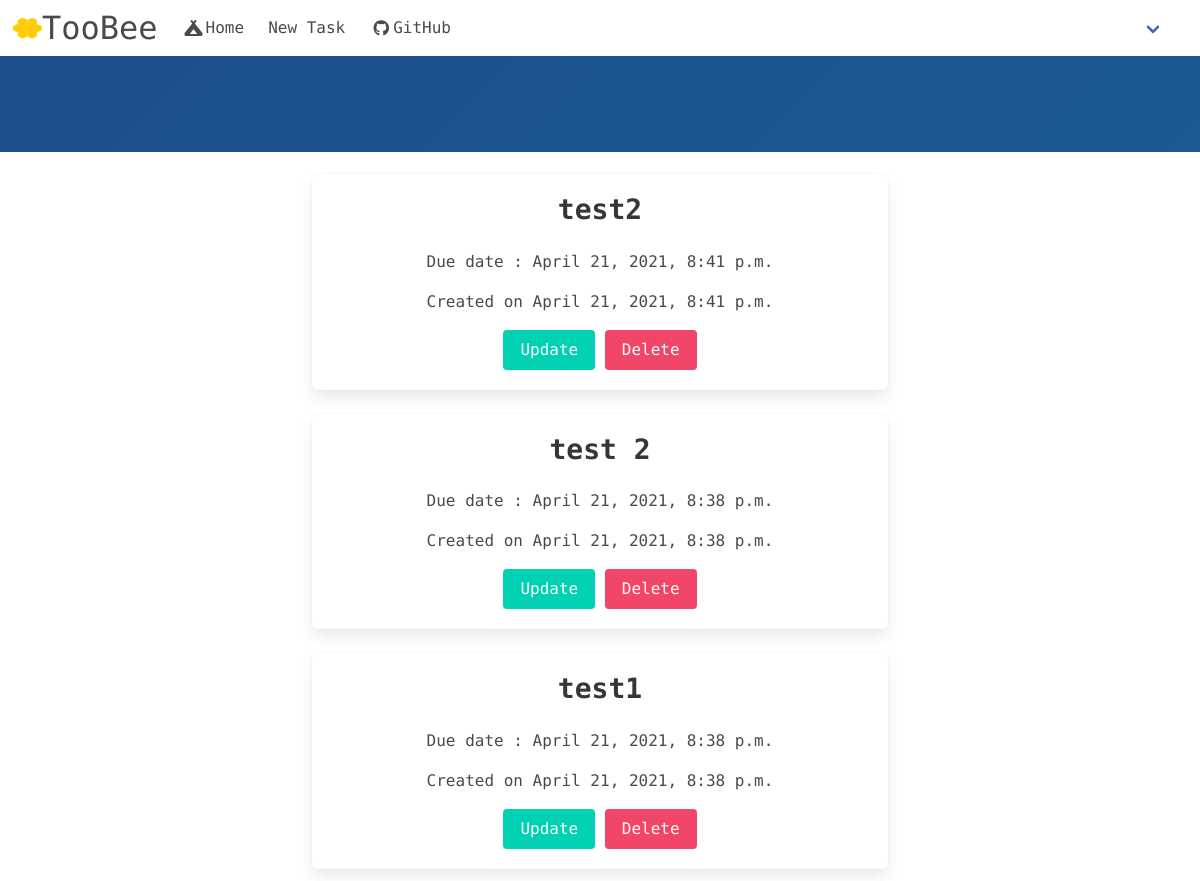
The app's page /index/, older data.
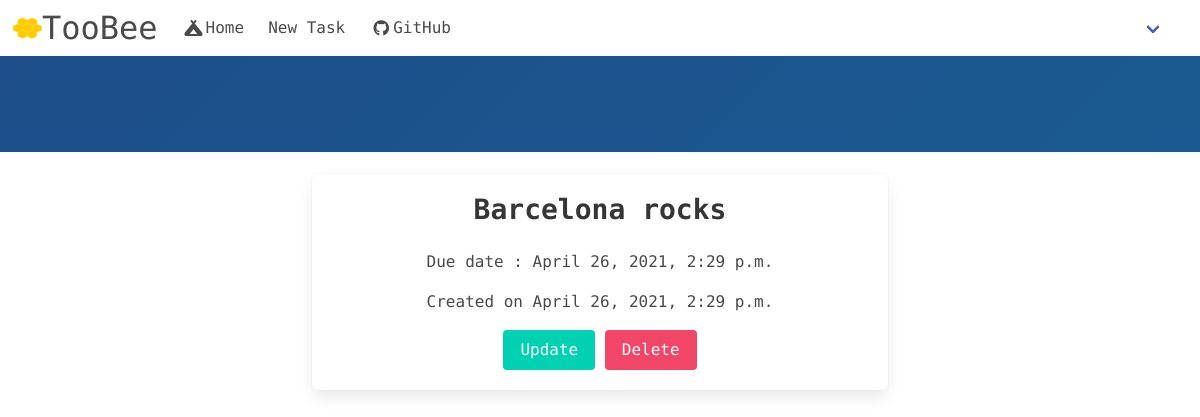
The same page, newer data.
### basic_app/models.py (models this page shows, shortened)
class Task(models.Model):
    name = models.CharField(max_length=150,blank=False)
    due_date = models.DateTimeField(default=timezone.now)
    created_date = models.DateTimeField(default=timezone.now)

### basic_app/views.py (the view)
# urls.py: path('',views.TaskListView.as_view(),name='home'),
class TaskListView(ListView):
    model = Task
    template_name = "home.html"
    def get_queryset(self):
        return Task.objects.filter(created_date__lte=timezone.now()).order_by("-due_date")

### basic_app/templates/home.html
{% extends 'base.html' %}
{% block body_block %}
<section class="hero main-hero">
<div class="hero-body">
</div>
</section>
<div class="main-container">
    <section>
        <div class="content main-content">
            {% block content_block %}
            {% for task in task_list %}
                <div class="column is-half is-offset-one-quarter">
                    <div class="box">
                        <div class="block">
                            <h2 class='subtitle'>{{task.name}}</h2>
                            <p class="due_date">Due date : {{task.due_date}}</p>
                            <p class ='created_date'>Created on {{task.created_date}}</p>
                            <div class="field">
                                <a class= 'button is-primary' href = "{% url 'basic_app:update' pk=task.pk %}">Update</a>
                                <a class= 'button is-danger' href = "{% url 'basic_app:delete' pk=task.pk %}">Delete</a>
                            </div>
                        </div>
                    </div>
                </div>
            {% endfor %}
            {% endblock content_block %}
        </div>
    </section>
</div>
{% endblock body_block %}

### basic_app/templates/base.html (shortened to what this page needs)
<!DOCTYPE html>
{% load static %}
<html lang="en">
<head>
    <link rel="stylesheet" href="https://cdn.jsdelivr.net/npm/bulma@0.9.2/css/bulma.min.css">
    <link rel="stylesheet" href="{% static 'css/main.css' %}">
</head>
<body>
    <nav class="navbar main" role="navigation" aria-label="main navigation">
    <div class="navbar-brand">
        <a class="navbar-item" >
            <img id='logo' src="{% static 'toobee/toobee.png' %}" width="30" height="100%">
            <p class="subtitle is-3">TooBee</p>
        </a>
    </div>
    <div id="navbarBasicExample" class="navbar-menu">
        <div class="navbar-start">
            <a class="navbar-item" href="{% url 'basic_app:home' %}">
                <span class="icon"><i class="fas fa-campground"></i></span>
                <span>Home</span>
            </a>
            <a class="navbar-item" href="{% url 'basic_app:create' %}">
                New Task
            </a>
            <a class="navbar-item" href="https://github.com/Zeble1603/to_doapp">
                <span class="icon">
                    <i class="fab fa-github"></i>
                </span>
                <span>GitHub</span>
            </a>
        </div>
        <div class="navbar-end">
            <div class="navbar-item has-dropdown is-hoverable">
                <a class="navbar-link">
                </a>
            </div>
            <div class="navbar-item">
            </div>
        </div>
    </div>
</nav>
{% block body_block %}
{% endblock body_block %}
</body>
</html>

### basic_app/static/css/main.css (style rules this page uses)
body { font-family: 'Source Code Pro', monospace; text-align: center; border: 0px; }
.hero.login-background,.hero.main-hero { background: linear-gradient(-45deg,#3fc1c0,#20bac5,#00b2ca,#04a6c2,#0899ba,#0f80aa,#16679a,#1a5b92,#1c558e,#1d4e89); background-size: 500% 500%; animation: gradientBG 15s ease infinite; }
.block { text-align: center; }
.hero.main-hero { margin-bottom: 10px; }

Row changes from the older to the newer data that the page shows:
removed Task: name "test2", due_date "April 21, 2021, 8:41 p.m.", created_date "April 21, 2021, 8:41 p.m."
removed Task: name "test 2", due_date "April 21, 2021, 8:38 p.m.", created_date "April 21, 2021, 8:38 p.m."
removed Task: name "test1", due_date "April 21, 2021, 8:38 p.m.", created_date "April 21, 2021, 8:38 p.m."
added Task: name "Barcelona rocks", due_date "April 26, 2021, 2:29 p.m.", created_date "April 26, 2021, 2:29 p.m."
